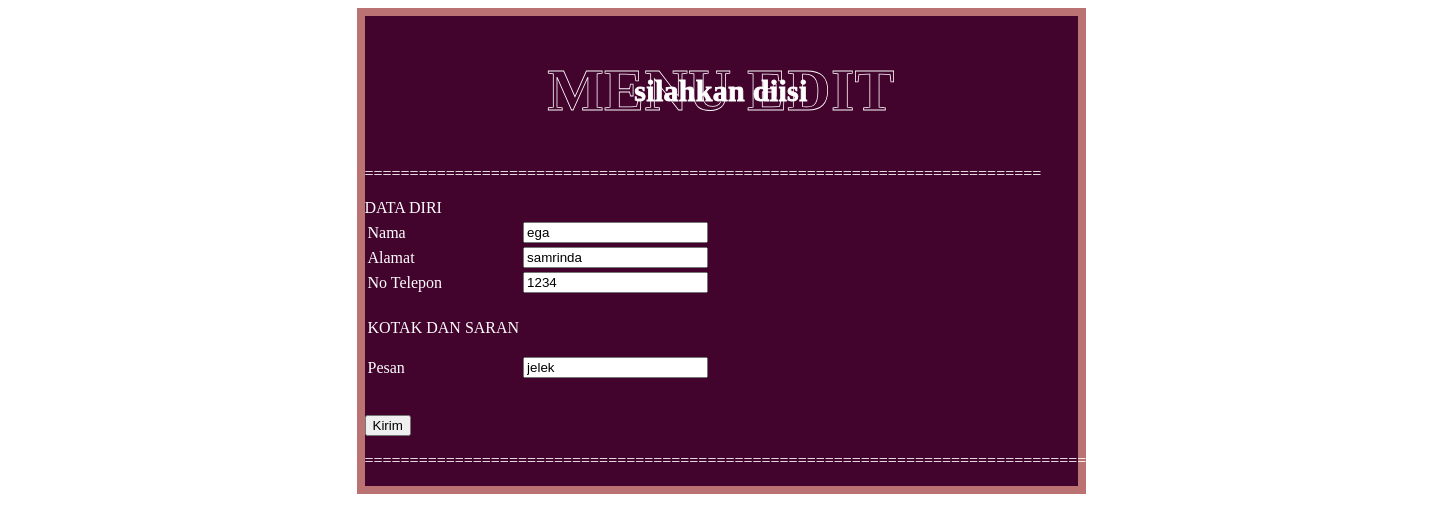
Page /Posttest7/edit.php?id=30 on the committed database.
### tables this page shows
CREATE TABLE `kritik` (
  `id` int(10) NOT NULL,
  `nama` varchar(50) NOT NULL,
  `alamat` varchar(50) NOT NULL,
  `telepon` varchar(20) NOT NULL,
  `jeniskelamin` varchar(50) NOT NULL,
  `pesan` varchar(100) NOT NULL,
  `foto` varchar(100) NOT NULL
);

### Posttest7/edit.php (the view, shortened to what this page needs)
<?php
    require 'config.php';
    if(isset($_GET['id'])){
        $id = $_GET['id'];
        $result = mysqli_query($db, "SELECT * FROM kritik WHERE id = '$id' ");
        $row = mysqli_fetch_array($result);
    }
?>
<!DOCTYPE html>
<html lang="en">
<head>
    <link rel="stylesheet" href="css/edit.css">
</head>
<body>
    <div class="container">
    <h1 class="heading"> Menu Edit <span> silahkan diisi </span></h1>
    <form method="POST" action="">
    <table class="table" >
            <tr>
                <p">===========================================================================</p>
                <td">DATA DIRI</td>
            </tr>
            <tr>
                <td >Nama</td>
                <td ><input type="text" name="nama" placeholder="Masukkan nama anda" value=<?=$row['nama'];?>></td>
            </tr>
            <tr>
                <td >Alamat</td>
                <td><input type="text" name="alamat" placeholder="Masukkan alamat anda" value=<?=$row['alamat'];?>></td>
            </tr>
            <tr>
                <td>No Telepon</td>
                <td><input type="number" name="telepon" placeholder="Masukkan no telepon" value=<?=$row['telepon'];?>></td>
            </tr>
            <tr>
                <td><br></td>
            </tr>
            <tr>
                <td >KOTAK DAN SARAN</td>
            </tr>
            <tr>
                <td>Pesan</td>
                <td><p><input type="text" name="pesan" placeholder="Masukkan pesan anda" value=<?=$row['pesan'];?>></p></td>
            </tr>
        </table>
        <br>
        <td><button type="submit" name="submit" value="submit">Kirim</button></td>
        <p >=============================================================================================================================</p>
    </form>
    </div>
</body>
</html>

### Posttest7/css/edit.css (style rules this page uses)
:root { --main-color:#ffffff; }
body { background-color: #ffffff; color: #ffffff; }
.container { width: 50%; margin: 0 auto; border: 8px solid #bb7272; background-color: #42032C; }
.heading { font-size: 60px; text-transform: uppercase; color:transparent; -webkit-text-stroke: .05rem var(--main-color); letter-spacing: .30px; text-align: center; position: relative; }
.heading span { position: absolute; top:50%; left:50%; transform: translate(-50%, -50%); width: 70%; text-transform: none; color:var(--main-color); font-size: 30px; }

### rows in the picture
kritik: nama "ega", alamat "samrinda", telepon "1234", pesan "jelek"
